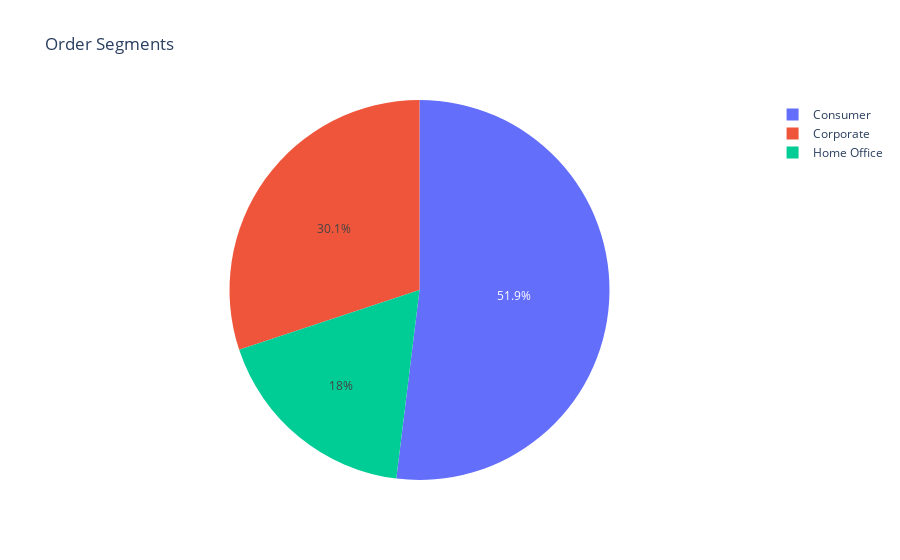

Notebook code cell kept with this figure:
### Code cell
# Write your code here (5.3)
import plotly.express as px
df_pie = pd.DataFrame({
    "segments" : superstore_order.Segment.unique(),
    "amount" : superstore_order.Segment.value_counts()
})
fig = px.pie(df_pie, values="amount", names ="segments", title = "Order Segments")
fig.show()

### Figure 1 — Plotly figure (JSON) as saved in the notebook; plotly's stock layout.template omitted (floating-point values rounded to 4 significant figures)
{"data": [{"domain": {"x": [0, 1], "y": [0, 1]}, "hovertemplate": "segments=%{label}<br>amount=%{value}<extra></extra>", "labels": ["Consumer", "Corporate", "Home Office"], "legendgroup": "", "name": "", "showlegend": true, "type": "pie", "values": [4613, 2673, 1594]}], "layout": {"legend": {"tracegroupgap": 0}, "title": {"text": "Order Segments"}}}
